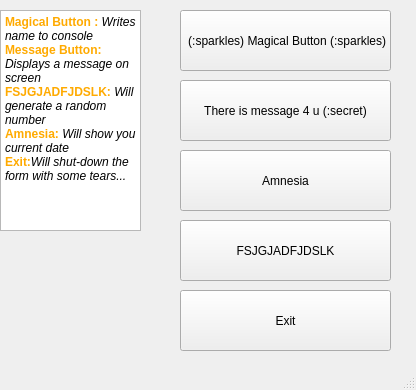
<?xml version="1.0" encoding="UTF-8"?>
<ui version="4.0">
 <class>MainWindow</class>
 <widget class="QMainWindow" name="MainWindow">
  <property name="geometry">
   <rect>
    <x>0</x>
    <y>0</y>
    <width>416</width>
    <height>390</height>
   </rect>
  </property>
  <property name="windowTitle">
   <string>MainWindow</string>
  </property>
  <widget class="QWidget" name="centralwidget">
   <widget class="QPushButton" name="pushButton">
    <property name="geometry">
     <rect>
      <x>180</x>
      <y>10</y>
      <width>211</width>
      <height>61</height>
     </rect>
    </property>
    <property name="mouseTracking">
     <bool>false</bool>
    </property>
    <property name="text">
     <string> (:sparkles) Magical Button (:sparkles)</string>
    </property>
   </widget>
   <widget class="QTextBrowser" name="textBrowser">
    <property name="geometry">
     <rect>
      <x>0</x>
      <y>10</y>
      <width>141</width>
      <height>221</height>
     </rect>
    </property>
    <property name="html">
     <string>&lt;!DOCTYPE HTML PUBLIC &quot;-//W3C//DTD HTML 4.0//EN&quot; &quot;http://www.w3.org/TR/REC-html40/strict.dtd&quot;&gt;
&lt;html&gt;&lt;head&gt;&lt;meta name=&quot;qrichtext&quot; content=&quot;1&quot; /&gt;&lt;meta charset=&quot;utf-8&quot; /&gt;&lt;style type=&quot;text/css&quot;&gt;
p, li { white-space: pre-wrap; }
&lt;/style&gt;&lt;/head&gt;&lt;body style=&quot; font-family:'Segoe UI'; font-size:9pt; font-weight:400; font-style:normal;&quot;&gt;
&lt;p style=&quot; margin-top:0px; margin-bottom:0px; margin-left:0px; margin-right:0px; -qt-block-indent:0; text-indent:0px;&quot;&gt;&lt;span style=&quot; font-weight:700; color:#ffaa00;&quot;&gt;Magical Button :&lt;/span&gt; &lt;span style=&quot; font-style:italic;&quot;&gt;Writes name to console &lt;/span&gt;&lt;/p&gt;
&lt;p style=&quot; margin-top:0px; margin-bottom:0px; margin-left:0px; margin-right:0px; -qt-block-indent:0; text-indent:0px;&quot;&gt;&lt;span style=&quot; font-weight:700; color:#ffaa00;&quot;&gt;Message Button: &lt;/span&gt;&lt;span style=&quot; font-style:italic; color:#000000;&quot;&gt;Displays a message on screen&lt;/span&gt;&lt;/p&gt;
&lt;p style=&quot; margin-top:0px; margin-bottom:0px; margin-left:0px; margin-right:0px; -qt-block-indent:0; text-indent:0px;&quot;&gt;&lt;span style=&quot; font-weight:700; color:#ffaa00;&quot;&gt;FSJGJADFJDSLK: &lt;/span&gt;&lt;span style=&quot; font-style:italic;&quot;&gt;Will generate a random number &lt;/span&gt;&lt;/p&gt;
&lt;p style=&quot; margin-top:0px; margin-bottom:0px; margin-left:0px; margin-right:0px; -qt-block-indent:0; text-indent:0px;&quot;&gt;&lt;span style=&quot; font-weight:700; color:#ffaa00;&quot;&gt;Amnesia: &lt;/span&gt;&lt;span style=&quot; font-style:italic;&quot;&gt;Will show you current date&lt;/span&gt;&lt;/p&gt;
&lt;p style=&quot; margin-top:0px; margin-bottom:0px; margin-left:0px; margin-right:0px; -qt-block-indent:0; text-indent:0px;&quot;&gt;&lt;span style=&quot; font-weight:700; color:#ffaa00;&quot;&gt;Exit:&lt;/span&gt;&lt;span style=&quot; font-style:italic; color:#000000;&quot;&gt;Will shut-down the form with some tears...&lt;/span&gt;&lt;/p&gt;&lt;/body&gt;&lt;/html&gt;</string>
    </property>
   </widget>
   <widget class="QPushButton" name="pushButton_message">
    <property name="geometry">
     <rect>
      <x>180</x>
      <y>80</y>
      <width>211</width>
      <height>61</height>
     </rect>
    </property>
    <property name="text">
     <string>There is message 4 u (:secret)</string>
    </property>
   </widget>
   <widget class="QPushButton" name="pushButton_goodbye">
    <property name="geometry">
     <rect>
      <x>180</x>
      <y>290</y>
      <width>211</width>
      <height>61</height>
     </rect>
    </property>
    <property name="text">
     <string>Exit</string>
    </property>
   </widget>
   <widget class="QPushButton" name="pushButton_amnesia">
    <property name="geometry">
     <rect>
      <x>180</x>
      <y>150</y>
      <width>211</width>
      <height>61</height>
     </rect>
    </property>
    <property name="text">
     <string>Amnesia</string>
    </property>
   </widget>
   <widget class="QPushButton" name="pushButton_amnesia_2">
    <property name="geometry">
     <rect>
      <x>180</x>
      <y>220</y>
      <width>211</width>
      <height>61</height>
     </rect>
    </property>
    <property name="text">
     <string>FSJGJADFJDSLK</string>
    </property>
   </widget>
  </widget>
  <widget class="QMenuBar" name="menubar">
   <property name="geometry">
    <rect>
     <x>0</x>
     <y>0</y>
     <width>416</width>
     <height>21</height>
    </rect>
   </property>
  </widget>
  <widget class="QStatusBar" name="statusbar"/>
 </widget>
 <resources/>
 <connections>
  <connection>
   <sender>pushButton_goodbye</sender>
   <signal>clicked()</signal>
   <receiver>MainWindow</receiver>
   <slot>close()</slot>
   <hints>
    <hint type="sourcelabel">
     <x>294</x>
     <y>215</y>
    </hint>
    <hint type="destinationlabel">
     <x>434</x>
     <y>255</y>
    </hint>
   </hints>
  </connection>
 </connections>
</ui>
